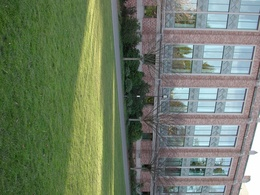
%> input picture Application/360 Panorama/pictures1/100NIKON-DSCN0008_DSCN0008.JPG, 260 x 195 px, shrunk from 2048 x 1536 before the run
$ octave --eval "result = Sift(imread('../pictures1/100NIKON-DSCN0008_DSCN0008.JPG'));"   (GNU Octave 9; MATLAB toolbox functions it lacks are replaced by stand-ins)
%> lines starting %> are read from the running program, lines starting %| are printed output that depends on the picture
### Application/360 Panorama/Sift/createGP.m
%{
Author:
    Charles
Function:
    Create gaussian pyramids.
Input:
    -image: the image to be processed.
    -num_sublevels: the number of layers in each octave.
    -num_octaves: the number of octaves.
    -sigma: the standard devation of the first layer in the first octave.
    -octave_start: decide up/downsampling the image of the first layer in the first octave.
Output:
    -gaussian_pyramids: the created gaussian pyramids.
%}
function gaussian_pyramids = createGP(image, num_sublevels, num_octaves, sigma, octave_start)
if numel(size(image)) == 3
    I_gray = rgb2gray(image);
else
    I_gray = image;
end
gaussian_pyramids = {};
I_gray_size = size(I_gray);
I_now = imresize(I_gray, floor(I_gray_size*2^-octave_start));
for octave = 0: num_octaves - 1
    octave_images = {};
    for sublevel = 0: num_sublevels - 1 + 3
        fprintf('[INFO]: Computing %d/%d gaussian blur in octave %d/%d...\n', sublevel+1, num_sublevels+3, octave+1, num_octaves);
        kernel = getGK(sigma * 2^(sublevel/num_sublevels) * 2^octave);
        I_conv = conv2d(I_now, kernel);
        octave_images = [octave_images, {I_conv}];
    end
    gaussian_pyramids = [gaussian_pyramids, {octave_images}];
    I_downsampling = octave_images{num_sublevels-2};
    I_downsampling_size = size(I_downsampling);
    I_now = imresize(I_downsampling, floor(I_downsampling_size/2));
end
end

### Application/360 Panorama/Sift/createDoG.m
%{
Author:
    Charles
Function:
    Create DOG(Difference of Gaussian).
Input:
    -gaussian_pyramids: the created gaussian pyramids.
    -num_sublevels: the number of layers in each octave.
    -num_octaves: the number of octaves.
Output:
    -DoG_images: DoG computed according to gaussian_pyramids.
%}
function DoG_images = createDoG(gaussian_pyramids, num_sublevels, num_octaves)
DoG_images = {};
for octave = 1: num_octaves
    octave_images = gaussian_pyramids{octave};
    octave_DoGs = {};
    for sublevel = 1: num_sublevels+2
        fprintf('[INFO]: Computing %d/%d DoG image in octave %d/%d...\n', sublevel, num_sublevels+2, octave, num_octaves);
        I_diff = octave_images{sublevel+1} - octave_images{sublevel};
        octave_DoGs = [octave_DoGs, {I_diff}];
    end
    DoG_images = [DoG_images, {octave_DoGs}];
end
end

### Application/360 Panorama/Sift/detectEP.m
%{
Author:
    Charles
Function:
    Detect extreme point in DoG_images.
Input:
    -DoG_images: DoG computed according to gaussian_pyramids.
    -num_sublevels: the number of layers in each octave.
    -num_octaves: the number of octaves.
    -thresh: for threshold suppression.
Output:
    -EP_coordinates: the location information of detected extreme points.
%}
function EP_coordinates = detectEP(DoG_images, num_sublevels, num_octaves, thresh)
EP_coordinates = [];
for octave = 1: num_octaves
    fprintf('[INFO]: Detecting extreme points in %d/%d octave...\n', octave, num_octaves);
    for sublevel = 1 + 1: num_sublevels + 2 - 1
        image_size = size(DoG_images{octave}{sublevel});
        for row = 1 + 1: image_size(1) - 1
            for col = 1 + 1: image_size(2) - 1
                cubic = zeros([3, 3, 3]);
                cubic(:, :, 1) = DoG_images{octave}{sublevel-1}(row-1: row+1, col-1: col+1);
                cubic(:, :, 2) = DoG_images{octave}{sublevel}(row-1: row+1, col-1: col+1);
                cubic(:, :, 3) = DoG_images{octave}{sublevel+1}(row-1:row+1, col-1:col+1);
                if max(max(max(cubic))) == cubic(2, 2, 2) || min(min(min(cubic))) == cubic(2, 2, 2)
                    if abs(cubic(2, 2, 2)) > 0.5 * thresh / sublevel
                        extreme_point = [col, row, octave, sublevel];
                        EP_coordinates = [EP_coordinates; extreme_point];
                    end
                end
            end
        end
    end
end
end

### Application/360 Panorama/Sift/accurateKL.m
%{
Author:
    Charles
Function:
    Accurate keypoint locatization.
Input:
    -EP_coordinates: the location information of detected extreme points.
    -DoG_images: DoG computed according to gaussian_pyramids.
    -max_iter: maximum number of iterations.
Output:
    -accurate_coordinates: accurate keypoint locatization.
%}
function accurate_coordinates = accurateKL(EP_coordinates, DoG_images, max_iter)
stable_thresh = 0.02;
edge_thresh = 10;
accurate_coordinates = [];
for point = 1: size(EP_coordinates, 1)
    coordinate = EP_coordinates(point, :);
    for iter = 1: max_iter
        dx = derivation(coordinate, [0, 1], DoG_images);
        dy = derivation(coordinate, [0, 2], DoG_images);
        dsigma = derivation(coordinate, [0, 3], DoG_images);
        one_order_derivative = [dx, dy, dsigma]';
        dxx = derivation(coordinate, [1, 1], DoG_images);
        dxy = derivation(coordinate, [1, 2], DoG_images);
        dxsigma = derivation(coordinate, [1, 3], DoG_images);
        dyy = derivation(coordinate, [2, 2], DoG_images);
        dysigma = derivation(coordinate, [2, 3], DoG_images);
        dsigmasigma = derivation(coordinate, [3, 3], DoG_images);
        two_order_derivative = [dxx, dxy, dxsigma; dxy, dyy, dysigma; dxsigma, dysigma, dsigmasigma];
        Hessian = [dxx, dxy; dxy, dyy];
        shift = [0, 0, 0]';
        if det(two_order_derivative) ~= 0
            shift = - two_order_derivative^(-1) * one_order_derivative;
        end
        D = DoG_images{coordinate(3)}{coordinate(4)}(coordinate(2), coordinate(1));
        D_hat = D + 0.5 * one_order_derivative' * shift;
        % for rejecting unstable extrema with low contrast
        if abs(D_hat) > stable_thresh
            DoG_image_size = size(DoG_images{coordinate(3)}{1});
            if max(shift) <= 0.5 && min(shift) >= -0.5
                coordinate(1) = coordinate(1) + shift(1);
                coordinate(2) = coordinate(2) + shift(2);
                coordinate(4) = coordinate(4) + shift(3);
                if (coordinate(1) > 1 && coordinate(1) < DoG_image_size(2)-1) && (coordinate(2) > 1 && coordinate(2) < DoG_image_size(1)-1)
                    % for eliminating edge responses
                    % if det(Hessian) > 0 && (trace(Hessian)^2) / det(Hessian) < (edge_thresh + 1)^2 / edge_thresh
                    if (trace(Hessian)^2) / det(Hessian) < (edge_thresh + 1)^2 / edge_thresh
                        accurate_coordinates = [accurate_coordinates; coordinate];
                    end
                end
                break
            else
                shift(shift >= -0.5 & shift <= 0.5) = 0;
                shift(shift > 0.5) = 1;
                shift(shift < -0.5) = -1;
                coordinate(1) = coordinate(1) + shift(1);
                coordinate(2) = coordinate(2) + shift(2);
                coordinate(4) = coordinate(4) + shift(3);
                if (coordinate(1) < 2 || coordinate(1) > DoG_image_size(2) - 1) || (coordinate(2) < 2 || coordinate(2) > DoG_image_size(1) - 1) || (coordinate(4) < 2 || coordinate(4) > size(DoG_images{1}, 2) - 1)
                    break
                end
            end
        end
    end
end
end

### Application/360 Panorama/Sift/Sift.m
%{
Author:
    Charles
Function:
    The main function of Interest Point Descriptor - SIFT.
Input:
    -image: the image need to be processed.
Output:
    -result: structure which has three domains(image, keypoints and descriptor).
%}
function result = Sift(image)
%{
Step1: Preprocessing.
%}
if numel(size(image)) == 3
    I_gray = rgb2gray(image);
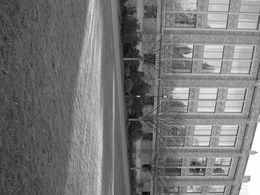
%> I_gray: size 195x260 uint8; min 6, max 255, mean 119.3
else
    I_gray = image;
end
image_size = size(I_gray);
%> image_size = [195 260]
I_gray = im2double(I_gray);
%> I_gray: size 195x260 double
%{
Step2: Set hyperparameter.
%}
sigma = 1.6;
num_sublevels = 3;
num_octaves = floor(log2(min(image_size))) - 3;
%> num_octaves = 4
max_iter = 5;
octave_start = 0;
%{
Step3: Implement sift.
%}
gaussian_pyramids = createGP(I_gray, num_sublevels, num_octaves, sigma, octave_start);
%> the loop in createGP, `for octave = 0: num_octaves - 1` made 4 passes
%> (printed output is left out)
%> pass 1, in createGP, `I_downsampling = octave_images{num_sublevels-2};`:
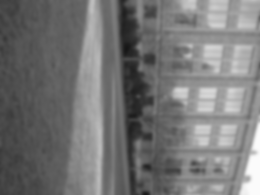
%> I_downsampling: size 195x260 double; min 0.089, max 0.989, mean 0.464
%> pass 2, in createGP, `I_downsampling = octave_images{num_sublevels-2};`:
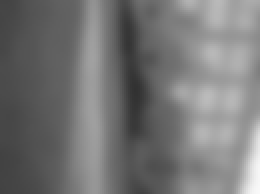
%> I_downsampling: size 97x130 double (shown 2 times larger); min 0.196, max 0.978, mean 0.461
%> gaussian_pyramids = 4 items
DoG_images = createDoG(gaussian_pyramids, num_sublevels, num_octaves);
%> the loop in createDoG, `for octave = 1: num_octaves` made 4 passes
%> (printed output is left out)
%> DoG_images = 4 items
thresh = 0.1;
EP_coordinates = detectEP(DoG_images, num_sublevels, num_octaves, thresh);
%> after the loop in detectEP, `for octave = 1: num_octaves`: EP_coordinates = 118 rows, first 8: [213 26 1 2; 223 26 1 2; 191 46 1 2; 139 48 1 2; 208 48 1 2; 221 48 1 2; 238 48 1 2; 250 48 1 2]; extreme_point = [47 27 2 4]
fprintf('Number of extreme points: %d...\n', size(EP_coordinates, 1));
%> (printed output is left out)
accurate_coordinates = accurateKL(EP_coordinates, DoG_images, max_iter);
%> the loop in accurateKL, `for point = 1: size(EP_coordinates, 1)` made 1 pass
%> the run ends on the next line
fprintf('Number of accurate points: %d...\n', size(accurate_coordinates, 1));
keypoint_angle_interval = 2 * pi / 36;
descriptor_angle_interval = 2 * pi / 8;
[keypoints, descriptors] = generateDescriptor(accurate_coordinates, gaussian_pyramids, sigma, num_sublevels, keypoint_angle_interval, descriptor_angle_interval, octave_start);
result.image = image;
result.keypoints = keypoints;
result.descriptors = descriptors;
